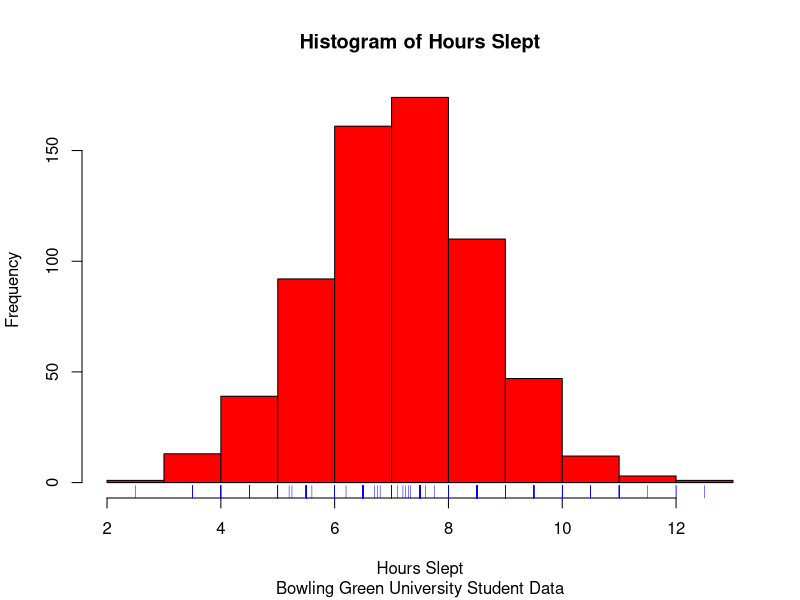
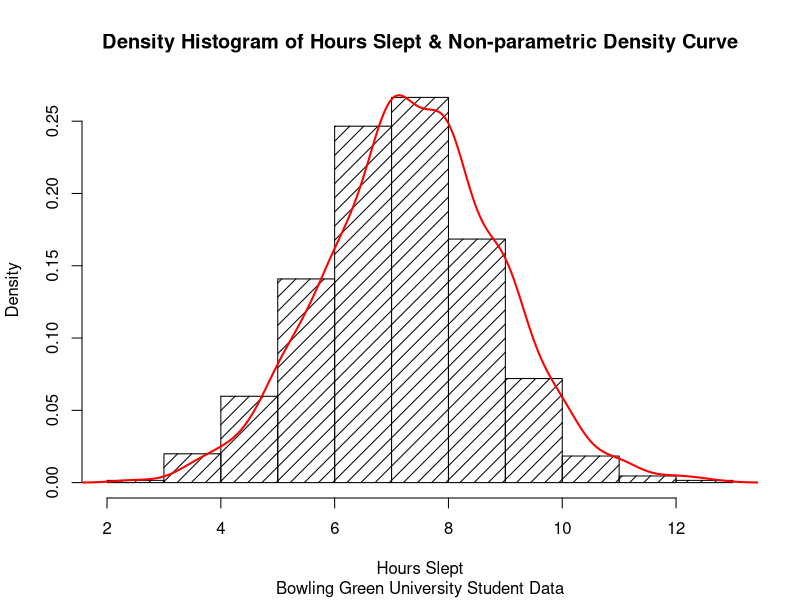
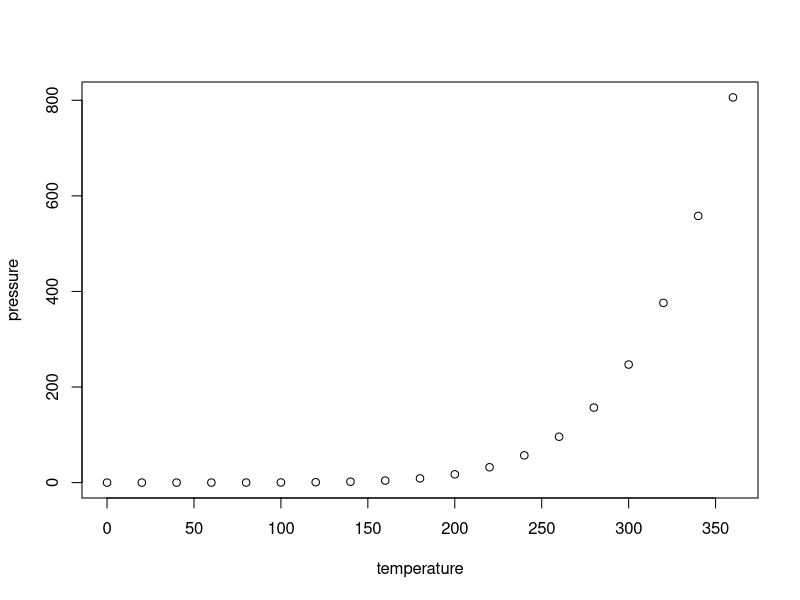

The R script that drew these images, in order:
## ---- chunk 1
knitr::opts_chunk$set(echo = TRUE)
## ---- chunk 2
library(datasets)
library(LearnBayes)
## ---- chunk 3
data(studentdata) 
head(studentdata, n = 6) # Top six rows
dim(studentdata) # Dimensions
summary(studentdata) # Summary of each column
## ---- chunk 4
studentdata$HoursSlept <- studentdata$WakeUp - studentdata$ToSleep
names(studentdata)
head(studentdata)
dim(studentdata)
## ---- chunk 5
hist(studentdata$HoursSlept,
     freq = TRUE,
     xlab = "Hours Slept",
     ylab = "Frequency",
     col = "red",
     main = "Histogram of Hours Slept",
     sub = "Bowling Green University Student Data")
# Include a rug plot to show where the data points lie exactly: 
rug(studentdata$HoursSlept, side = 1, col = "blue")

## ---- chunk 6
hist(studentdata$HoursSlept,
     freq = FALSE,
     density = 10, # fill amount of lines
     xlab = "Hours Slept",
     ylab = "Density",
     col = "black",
     main = "Density Histogram of Hours Slept & Non-parametric Density Curve",
     sub = "Bowling Green University Student Data")
# The y-axis is rescaled, so that the total area sums up to 1.
lines(density(studentdata$HoursSlept, 
              na.rm = TRUE), # na.rm = TRUE means remove NA values from function
      col = "red",
      lwd = 2)

## ---- chunk 7
plot(pressure)
